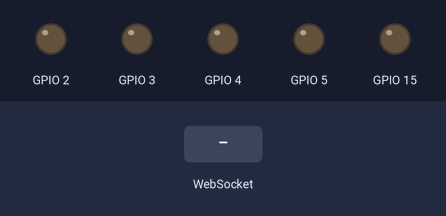
This program was run on a simulated ESP32-S2. Parts: output pins drawn as LEDs (lit = HIGH). Dashed ring = blinking. The inputs (shaded band) are chosen by the test bench. What the program prints to the serial monitor is not drawn.

Above: at 0.1 s.
At 2.8 s:
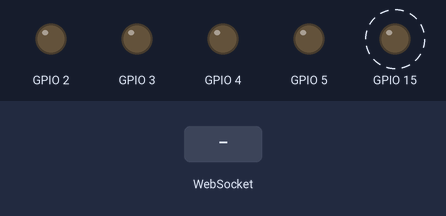
2.9 s: WebSocket text "0" received
At 3.5 s:
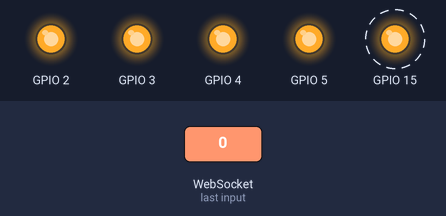
Timing chart, 0 to 11.9 s (numbered marks = the images above; inputs shaded):
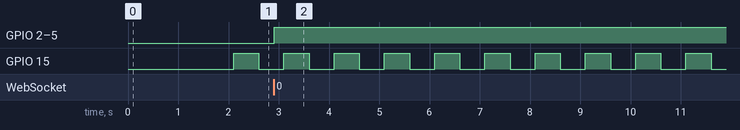

Measured:
- after the input at 2.9 s, GPIO 2–5: LOW → HIGH at once
- by itself, GPIO 15: alternates HIGH for 0.50 s and LOW for 0.50 s

The program:

main.cpp
```cpp
#include <Arduino.h>
#include <freertos/FreeRTOS.h>
#include <USB.h>

#include <LittleFS.h>
#include <Preferences.h>

#include <Webserver.h>
#include <Sensor.h>
#include <Motor.h>


// MAC: 80:65:99:FB:EB:D4
extern float AX, AY, AZ, GX, GY, GZ;


void Controller(void *param);
TaskHandle_t ControllerTask;
void Blinky(void *param);
TaskHandle_t BlinkyTask;


void setup()
{
    Serial.begin(115200);

    // Wifi & Server
    StartWiFi();
    StartWebserver();

    // Sensor
    // SetupIMU();
    // SetupCompass();
    // StartSensors();

    // Motor
    SetupMotor();
    StartMotor();

    xTaskCreatePinnedToCore(
        Controller,
        "Controller",
        4096,
        NULL,
        1,
        &ControllerTask,
        0
    );
    xTaskCreatePinnedToCore(
      Blinky,
      "Blinky",
      1000,
      NULL,
      1,
      &BlinkyTask,
      0
    );
}
void loop()
{   vTaskDelete(NULL);   }


void Controller(void *param)
{
    while(true)
    {
        // static SensorData Attitude;
        static MotorData Motor;
        static InputData Input;

        // if (xQueueReceive(SensorQueue, &Attitude, 0) == pdTRUE)
        // {
        //     Serial.print(Attitude.Pitch);
        //     Serial.print("\t");
        //     Serial.println(Attitude.Roll);
            // Serial.print(">Pitch:");
            // Serial.println(Attitude.Pitch);
            // Serial.print(">Roll:");
            // Serial.println(Attitude.Roll);
            // Serial.print(">AcceleroX:");
            // Serial.println(AX);
            // Serial.print(">AcceleroY:");
            // Serial.println(AY);
            // Serial.print(">AcceleroZ:");
            // Serial.println(AZ);
            // Serial.print(">GyroX:");
            // Serial.println(GX);
            // Serial.print(">GyroY:");
            // Serial.println(GY);
            // Serial.print(">GyroZ:");
            // Serial.println(GZ);

            // Serial.print(">Yaw:");
            // Serial.println(Attitude.Yaw);
        // }

        if(xQueueReceive(InputQueue, &Input, 0) == pdTRUE)
        {
            Motor.One = 1024 - 9 * Input.Slider1;
            Motor.Two = 1024 - 9 * Input.Slider1;
            Motor.Three = 1024 - 9 * Input.Slider1;
            Motor.Four = 1024 - 9 * Input.Slider1;

            xQueueSend(MotorQueue, &Motor, 1);
        }

        vTaskDelay(4 / portTICK_RATE_MS);
    }
}

void Blinky(void *param)
{
  static bool STATE;
  pinMode(BUILTIN_LED, OUTPUT);

  while(true)
  {
    digitalWrite(BUILTIN_LED, STATE);
    STATE = !STATE;

    vTaskDelay(500 / portTICK_RATE_MS);
  }
}
```

Webpage.h
```cpp
#include <Arduino.h>

const char Webpage[] = R"(
<!DOCTYPE html>
<html lang="en">

<head>
	<meta charset="UTF-8">
	<meta name="viewport" content="width=device-width, initial-scale=1.0, maximum-scale=1.0, user-scalable=no">
	<title>Control</title>

	<style>
		body {
			display: flex;
			flex-direction: column;
			align-items: center;
			font-family: Arial, sans-serif;
			background-color: #292929;
			color: #e0e0e0;
			margin: 0;
			padding: 10px;
			height: 100vh;
			overflow: hidden;
		}

		h1 {
			font-family: 'Arial', sans-serif;
			font-size: 2rem;
			font-weight: 700;
			text-transform: uppercase;
			color: #5aa6f3;
			letter-spacing: 4px;
			text-shadow: 2px 2px 5px rgba(0, 0, 0, 0.3);
			line-height: 1.2;
			margin-bottom: 20px;
			transition: all 0.3s ease-in-out;
		}

		h1:hover {
			color: #943ce7;
			text-shadow: 2px 2px 8px rgba(0, 0, 0, 0.5);
		}

		#refresh-button {
			position: absolute;
			top: 40px;
			right: 30px;
			padding: 1px 1px;
			font-size: 10px;
			background-color: #3b3b5c;
			color: white;
			border: none;
			cursor: pointer;
			border-radius: 5px;
		}

		#refresh-button:hover {
			background-color: #6b6b9e;
		}

		/* Responsive black screen with 16:9 aspect ratio */
		.future-screen {
			width: 90vw;
			max-width: 600px;
			aspect-ratio: 16 / 9;
			background-color: #3b3b5cc5;
			/* Darker background */
			border: 2px solid #333;
			margin-bottom: 20px;
		}

		/* Slider styles */
		.slider-container {
			display: flex;
			align-items: center;
			gap: 8px;
			margin: 5px 0;
			width: 90%;
			background-color: #2c2c3e;
			padding: 12px;
			border-radius: 10px;
			border: 2px solid #1e1e2f;
			box-shadow: 0 2px 8px rgba(0, 0, 0, 0.4);
		}

		.slider-container label {
			width: 70px;
			text-align: right;
			color: #d1d1d1;
			font-size: 1.1em;
			font-family: 'Segoe UI', Tahoma, Geneva, Verdana, sans-serif;
			font-weight: 600;
		}

		/* Styling for sliders */
		.slider {
			width: 100%;
			max-width: 220px;
			height: 8px;
			background: #3b3b5c;
			outline: none;
			opacity: 0.9;
			transition: opacity 0.2s;
			border-radius: 5px;
			border: 3px solid #3b3b5c;
			box-shadow: 0 2px 4px rgba(0, 0, 0, 0.3);
			-webkit-appearance: none;
			appearance: none;
		}

		.slider:hover {
			opacity: 1;
		}

		/* Styling for the slider thumb */
		.slider::-webkit-slider-thumb {
			width: 35px;
			height: 18px;
			background: linear-gradient(135deg, #26a5fa, #fa03ee);
			border-radius: 8px;
			box-shadow: 0 4px 10px rgba(0, 0, 0, 0.4);
			cursor: pointer;
			-webkit-appearance: none;
		}

		.slider::-moz-range-thumb {
			width: 35px;
			height: 18px;
			background: linear-gradient(135deg, #f83333, #e74c3c);
			border-radius: 8px;
			box-shadow: 0 4px 10px rgba(0, 0, 0, 0.4);
			cursor: pointer;
		}

		/* Additional browser compatibility */
		.slider::-ms-thumb {
			width: 35px;
			height: 18px;
			background: linear-gradient(135deg, #f83333, #e74c3c);
			border-radius: 8px;
			box-shadow: 0 4px 10px rgba(0, 0, 0, 0.4);
			cursor: pointer;
		}

		@media screen and (max-width: 480px) {
			.slider {
				max-width: 250px;
			}
		}

		/* Toggle switch styles */
		.toggle {
			position: relative;
			width: 55px;
			height: 25px;
			background-color: #3b3b5c;
			border-radius: 15px;
			cursor: pointer;
			transition: background-color 0.3s;
			box-shadow: 0 4px 8px rgba(0, 0, 0, 0.3);
		}

		.toggle .switch {
			position: absolute;
			top: 2px;
			left: 2px;
			width: 21px;
			height: 21px;
			background-color: #252525;
			border-radius: 50%;
			transition: all 0.3s;
		}

		.toggle.active {
			background: linear-gradient(135deg, #26a5fa, #fa03ee);
		}

		.toggle.active .switch {
			left: 30px;
			background-color: #252525;
		}

		/* Joystick styles */
		.joystick {
			display: flex;
			align-items: center;
			justify-content: center;
			background-color: #3b3b5c;
			/* Darker grey */
			width: 90px;
			height: 90px;
			border-radius: 50%;
			position: relative;
			box-shadow: 0 4px 10px rgba(0, 0, 0, 0.3);
		}

		.joystick .knob {
			width: 25px;
			height: 25px;
			background-color: #ff4a4a;
			/* Red for visual contrast */
			border-radius: 50%;
			position: absolute;
			top: 32.5px;
			left: 32.5px;
			transition: transform 0.1s ease-out;
		}

		/* Layout sections */
		.control-section {
			display: flex;
			flex-direction: column;
			align-items: center;
			width: 100%;
			max-width: 600px;
			gap: 15px;
		}

		.controls {
			display: flex;
			flex-wrap: wrap;
			justify-content: center;
			width: 100%;
			gap: 10px;
		}

		.toggle-controls {
			display: flex;
			justify-content: center;
			gap: 25px;
			margin-top: 10px;
		}

		.joystick-screen {
			display: flex;
			justify-content: space-around;
			width: 80%;
			position: absolute;
			bottom: 50px;
		}

		/* Portrait Mode */
		@media only screen and (orientation: portrait) {
			body {
				display: flex;
				flex-direction: column;
				align-items: center;
				justify-content: flex-start;
				height: 100vh;
				margin: 0;
				background-color: #121212;
			}

			.control-section {
				margin-top: 30px;
			}

			.joystick-controls {
				display: flex;
				justify-content: space-between;
				width: 70%;
				position: fixed;
				bottom: 60px;
				left: 15%;
			}

			.left-joystick {
				margin-left: 0;
			}

			.right-joystick {
				margin-right: 0;
				margin-left: 10px;
			}

			.other-content {
				margin-top: 20px;
				padding-top: 20px;
			}
		}

		/* Landscape Mode */
		@media only screen and (orientation: landscape) {
			body {
				background-color: #121212;
			}

			.control-section {
				margin-top: 0;
			}

			.joystick-controls {
				display: flex;
				justify-content: space-around;
				width: 70%;
				position: absolute;
				bottom: 60px;
				left: 15%;
			}
		}
	</style>
</head>

<body>
	<h1>Drone</h1>
	<!-- Refresh -->
	<button id="refresh-button" onclick="location.reload();">&#x21bb;</button>
	<!-- Button controls -->
	<div class="control-section">
		<div class="controls">
			<label for="S1">Slider 1</label>
			<input type="range" id="S1" min="0" max="100" value="0" class="slider">
			<input type="range" id="S2" min="0" max="100" value="100" class="slider">
			<label for="S2">Slider 2</label>
			<label for="S3">Slider 3</label>
			<input type="range" id="S3" min="0" max="100" value="0" class="slider">
			<input type="range" id="S4" min="0" max="100" value="100" class="slider">
			<label for="S4">Slider 4</label>
		</div>
		<!-- Black screen placeholder with updated 16:9 aspect ratio -->
		<div class="future-screen"></div>
		<!-- Toggle buttons -->
		<div class="toggle-controls">
			<div class="toggle" id="T1">
				<div class="switch"></div>
			</div>
			<div class="toggle" id="T2">
				<div class="switch"></div>
			</div>
			<div class="toggle" id="T3">
				<div class="switch"></div>
			</div>
			<div class="toggle" id="T4">
				<div class="switch"></div>
			</div>
		</div>
	</div>
	<!-- Joystick controls at the bottom -->
	<div class="joystick-controls">
		<!-- Left joystick -->
		<div class="joystick" id="J1">
			<div class="knob" id="K1"></div>
		</div>
		<!-- Right joystick -->
		<div class="joystick" id="J2">
			<div class="knob" id="K2"></div>
		</div>
	</div>
</body>

<!-- JavaScript for functionality -->
<script>
	// Toggle Switch
	document.querySelectorAll('.toggle').forEach(toggle => {
		toggle.onclick = () => {
			toggle.classList.toggle('active');
		};
	});
	// Joystick Control
	// Helper function for throttling
	function throttle(func, limit) {
		let inThrottle;
		return function (...args) {
			if (!inThrottle) {
				func.apply(this, args);
				inThrottle = true;
				setTimeout(() => (inThrottle = false), limit);
			}
		};
	}
	// Function to calculate distance between two points
	function calculateDistance(x1, y1, x2, y2) {
		return Math.sqrt((x2 - x1) ** 2 + (y2 - y1) ** 2);
	}
	// Handle joystick movement and throttle
	document.querySelectorAll('.joystick').forEach((joystick) => {
		const knob = joystick.querySelector('.knob');
		let rect;
		let activeTouches = {};  // This will store active touch identifiers and their corresponding joystick
		// Throttle the joystick movement
		// Set interval at 10ms (100Hz)
		const updatePosition = throttle((x, y) => {
			const radius = 35;
			let dx = x - rect.left - 50; // Subtract the center offset of the joystick
			let dy = y - rect.top - 50;  // Subtract the center offset of the joystick
			const distance = Math.sqrt(dx * dx + dy * dy);
			if (distance > radius) {
				dx = (dx / distance) * radius;
				dy = (dy / distance) * radius;
			}
			knob.style.transform = `translate(${dx}px, ${dy}px)`;
		}, 10);
		// Reset the joystick to the center after touch end or mouse up
		const resetJoystick = () => {
			knob.style.transform = `translate(0, 0)`; // Reset the joystick to the center
		};
		// Handle touchstart event: identify closest joystick
		joystick.addEventListener('touchstart', (e) => {
			rect = joystick.getBoundingClientRect();  // Get the joystick bounding rect
			Array.from(e.touches).forEach((touch) => {
				const touchX = touch.clientX;
				const touchY = touch.clientY;
				// Calculate the distance from the touch to the joystick center
				const dist = calculateDistance(
					touchX, touchY, rect.left + rect.width / 2, rect.top + rect.height / 2
				);
				if (dist <= rect.width / 2) {
					activeTouches[touch.identifier] = joystick;  // Associate this touch with the joystick
				}
			});
			// Listen for touchmove and touchend events
			document.addEventListener('touchmove', onTouchMove);
			document.addEventListener('touchend', onTouchEnd);
		});
		// Handle touchmove event: update the joystick's position
		const onTouchMove = (e) => {
			Array.from(e.touches).forEach((touch) => {
				const touchX = touch.clientX;
				const touchY = touch.clientY;
				// If the touch is assigned to a joystick, update its position
				if (activeTouches[touch.identifier] === joystick) {
					updatePosition(touchX, touchY);
				}
			});
		};
		// Handle touchend event: reset the joystick and stop tracking the touch
		const onTouchEnd = (e) => {
			Array.from(e.changedTouches).forEach((touch) => {
				if (activeTouches[touch.identifier] === joystick) {
					delete activeTouches[touch.identifier];  // Stop tracking this touch
					resetJoystick();  // Reset the joystick position
				}
			});
			// If there are no active touches, remove the event listeners
			if (Object.keys(activeTouches).length === 0) {
				document.removeEventListener('touchmove', onTouchMove);
				document.removeEventListener('touchend', onTouchEnd);
			}
		};
		// Mouse events for desktop functionality (same as before)
		joystick.addEventListener('mousedown', (e) => {
			rect = joystick.getBoundingClientRect();
			updatePosition(e.clientX, e.clientY);  // Directly update position when mouse is down
			document.addEventListener('mousemove', onMouseMove);
			document.addEventListener('mouseup', stopDraggingMouse);
		});
		// Update position on mouse move
		const onMouseMove = (e) => {
			updatePosition(e.clientX, e.clientY);
		};
		// Stop mouse dragging and reset position
		const stopDraggingMouse = () => {
			resetJoystick();
			document.removeEventListener('mousemove', onMouseMove);
			document.removeEventListener('mouseup', stopDraggingMouse);
		};
	});

	// Websocket
	// Establish WebSocket connection
	const socket = new WebSocket("ws://" + window.location.hostname + "/CommunicationSocket");
	// Open the WebSocket connection
	socket.onopen = () => {
		console.log("WebSocket is open now.");
	};
	// Handle incoming WebSocket messages (optional)
	socket.onmessage = (event) => {
		console.log("Received data: " + event.data);
	};
	// Handle WebSocket errors
	socket.onerror = (error) => {
		console.error("WebSocket Error: ", error);
	};
	// Handle WebSocket closure
	socket.onclose = (event) => {
		if (event.wasClean) {
			console.log(`Closed cleanly with code ${event.code}`);
		} else {
			console.error(`Connection closed unexpectedly with code ${event.code}`);
		}
	};
	setInterval(() => {
		const controlData = gatherControlData();

		if (controlData === null) {
			console.error('Invalid data, not sending');
			return; // Don't send if data is invalid
		}
    	const jsonString = JSON.stringify(controlData);
		// Send the data via WebSocket
		if (socket.readyState === WebSocket.OPEN) {
			socket.send(jsonString);
			console.log('Data sent:', jsonString);
		} else {
			console.error('WebSocket is not open, unable to send data');
		}
	}, 20); // Sends every 20ms (50Hz)

	// Function to gather control data
	function gatherControlData() {
		const data = {
			S1: document.getElementById("S1").value,
			S2: document.getElementById("S2").value,
			S3: document.getElementById("S3").value,
			S4: document.getElementById("S4").value,
			T1: document.getElementById('T1').classList.contains('active'),
			T2: document.getElementById('T2').classList.contains('active'),
			T3: document.getElementById('T3').classList.contains('active'),
			T4: document.getElementById('T4').classList.contains('active'),
			J1: (() => {
				const [X, Y] = (document.querySelector("#J1").querySelector("#K1").style.transform.match(/-?\d+\.\d{2}/g) || [0, 0]).map(parseFloat);
				return { X, Y };
			})(),
			J2: (() => {
				const [X, Y] = (document.querySelector("#J2").querySelector("#K2").style.transform.match(/-?\d+\.\d{2}/g) || [0, 0]).map(parseFloat);
				return { X, Y };
			})(),
		};

		// Validation before sending the data
		// Ensure that no fields contain empty or invalid values
		if (data.S1 && data.S2 && data.S3 && data.S4 &&
			typeof data.T1 === 'boolean' && typeof data.T2 === 'boolean' &&
			typeof data.T3 === 'boolean' && typeof data.T4 === 'boolean' &&
			!isNaN(data.J1.X) && !isNaN(data.J1.Y) &&
			!isNaN(data.J2.X) && !isNaN(data.J2.Y)) {
			return data; // Return valid data only
		} else {
			console.error('Invalid data detected');
			return null; // Return null if invalid
		}
	}
</script>
</body>

</html>
)";
```
